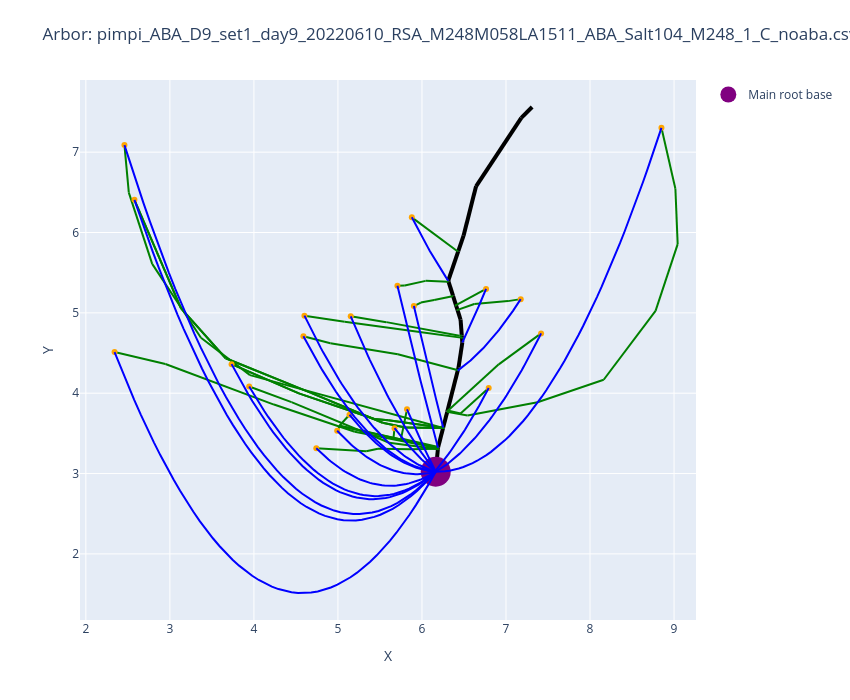

The notebook cell this image was saved under:
### Code cell
fname = "pimpi_ABA_D9_set1_day9_20220610_RSA_M248M058LA1511_ABA_Salt104_M248_1_C_noaba.csv"
plot_arbors(fname, 0.6, 0.106975)

### Figure 1 — Plotly figure (JSON) as saved in the notebook; plotly's stock layout.template omitted (floating-point values rounded to 4 significant figures)
{"data": [{"line": {"color": "black", "width": 4}, "mode": "lines", "showlegend": false, "type": "scatter", "x": [6.164, 6.189], "y": [3.023, 3.304]}, {"line": {"color": "black", "width": 4}, "mode": "lines", "showlegend": false, "type": "scatter", "x": [6.189, 6.19], "y": [3.304, 3.31]}, {"line": {"color": "black", "width": 4}, "mode": "lines", "showlegend": false, "type": "scatter", "x": [6.19, 6.191], "y": [3.31, 3.317]}, {"line": {"color": "black", "width": 4}, "mode": "lines", "showlegend": false, "type": "scatter", "x": [6.191, 6.191], "y": [3.317, 3.32]}, {"line": {"color": "black", "width": 4}, "mode": "lines", "showlegend": false, "type": "scatter", "x": [6.191, 6.193], "y": [3.32, 3.33]}, {"line": {"color": "black", "width": 4}, "mode": "lines", "showlegend": false, "type": "scatter", "x": [6.193, 6.251], "y": [3.33, 3.567]}, {"line": {"color": "black", "width": 4}, "mode": "lines", "showlegend": false, "type": "scatter", "x": [6.251, 6.252], "y": [3.567, 3.569]}, {"line": {"color": "black", "width": 4}, "mode": "lines", "showlegend": false, "type": "scatter", "x": [6.252, 6.3], "y": [3.569, 3.767]}, {"line": {"color": "black", "width": 4}, "mode": "lines", "showlegend": false, "type": "scatter", "x": [6.3, 6.301], "y": [3.767, 3.772]}, {"line": {"color": "black", "width": 4}, "mode": "lines", "showlegend": false, "type": "scatter", "x": [6.301, 6.305], "y": [3.772, 3.786]}, {"line": {"color": "black", "width": 4}, "mode": "lines", "showlegend": false, "type": "scatter", "x": [6.305, 6.427], "y": [3.786, 4.287]}, {"line": {"color": "black", "width": 4}, "mode": "lines", "showlegend": false, "type": "scatter", "x": [6.427, 6.436], "y": [4.287, 4.324]}, {"line": {"color": "black", "width": 4}, "mode": "lines", "showlegend": false, "type": "scatter", "x": [6.436, 6.48], "y": [4.324, 4.631]}, {"line": {"color": "black", "width": 4}, "mode": "lines", "showlegend": false, "type": "scatter", "x": [6.48, 6.476], "y": [4.631, 4.688]}, {"line": {"color": "black", "width": 4}, "mode": "lines", "showlegend": false, "type": "scatter", "x": [6.476, 6.474], "y": [4.688, 4.718]}, {"line": {"color": "black", "width": 4}, "mode": "lines", "showlegend": false, "type": "scatter", "x": [6.474, 6.46], "y": [4.718, 4.914]}, {"line": {"color": "black", "width": 4}, "mode": "lines", "showlegend": false, "type": "scatter", "x": [6.46, 6.423], "y": [4.914, 5.036]}, {"line": {"color": "black", "width": 4}, "mode": "lines", "showlegend": false, "type": "scatter", "x": [6.423, 6.406], "y": [5.036, 5.092]}, {"line": {"color": "black", "width": 4}, "mode": "lines", "showlegend": false, "type": "scatter", "x": [6.406, 6.37], "y": [5.092, 5.211]}, {"line": {"color": "black", "width": 4}, "mode": "lines", "showlegend": false, "type": "scatter", "x": [6.37, 6.316], "y": [5.211, 5.389]}, {"line": {"color": "black", "width": 4}, "mode": "lines", "showlegend": false, "type": "scatter", "x": [6.316, 6.313], "y": [5.389, 5.4]}, {"line": {"color": "black", "width": 4}, "mode": "lines", "showlegend": false, "type": "scatter", "x": [6.313, 6.432], "y": [5.4, 5.767]}, {"line": {"color": "black", "width": 4}, "mode": "lines", "showlegend": false, "type": "scatter", "x": [6.432, 6.495], "y": [5.767, 5.961]}, {"line": {"color": "black", "width": 4}, "mode": "lines", "showlegend": false, "type": "scatter", "x": [6.495, 6.644], "y": [5.961, 6.575]}, {"line": {"color": "black", "width": 4}, "mode": "lines", "showlegend": false, "type": "scatter", "x": [6.644, 7.182], "y": [6.575, 7.426]}, {"line": {"color": "black", "width": 4}, "mode": "lines", "showlegend": false, "type": "scatter", "x": [7.182, 7.311], "y": [7.426, 7.562]}, {"line": {"color": "green", "width": 2}, "mode": "lines", "showlegend": false, "type": "scatter", "x": [5.879, 6.414], "y": [6.189, 5.773]}, {"line": {"color": "green", "width": 2}, "mode": "lines", "showlegend": false, "type": "scatter", "x": [6.414, 6.432], "y": [5.773, 5.767]}, {"line": {"color": "green", "width": 2}, "mode": "lines", "showlegend": false, "type": "scatter", "x": [5.708, 5.795], "y": [5.338, 5.342]}, {"line": {"color": "green", "width": 2}, "mode": "lines", "showlegend": false, "type": "scatter", "x": [5.795, 6.044], "y": [5.342, 5.398]}, {"line": {"color": "green", "width": 2}, "mode": "lines", "showlegend": false, "type": "scatter", "x": [6.044, 6.312], "y": [5.398, 5.387]}, {"line": {"color": "green", "width": 2}, "mode": "lines", "showlegend": false, "type": "scatter", "x": [6.312, 6.316], "y": [5.387, 5.389]}, {"line": {"color": "green", "width": 2}, "mode": "lines", "showlegend": false, "type": "scatter", "x": [5.904, 5.987], "y": [5.084, 5.129]}, {"line": {"color": "green", "width": 2}, "mode": "lines", "showlegend": false, "type": "scatter", "x": [5.987, 6.145], "y": [5.129, 5.16]}, {"line": {"color": "green", "width": 2}, "mode": "lines", "showlegend": false, "type": "scatter", "x": [6.145, 6.348], "y": [5.16, 5.204]}, {"line": {"color": "green", "width": 2}, "mode": "lines", "showlegend": false, "type": "scatter", "x": [6.348, 6.37], "y": [5.204, 5.211]}, {"line": {"color": "green", "width": 2}, "mode": "lines", "showlegend": false, "type": "scatter", "x": [6.763, 6.395], "y": [5.298, 5.089]}, {"line": {"color": "green", "width": 2}, "mode": "lines", "showlegend": false, "type": "scatter", "x": [6.395, 6.406], "y": [5.089, 5.092]}, {"line": {"color": "green", "width": 2}, "mode": "lines", "showlegend": false, "type": "scatter", "x": [7.175, 7.023], "y": [5.171, 5.146]}, {"line": {"color": "green", "width": 2}, "mode": "lines", "showlegend": false, "type": "scatter", "x": [7.023, 6.623], "y": [5.146, 5.11]}, {"line": {"color": "green", "width": 2}, "mode": "lines", "showlegend": false, "type": "scatter", "x": [6.623, 6.416], "y": [5.11, 5.034]}, {"line": {"color": "green", "width": 2}, "mode": "lines", "showlegend": false, "type": "scatter", "x": [6.416, 6.423], "y": [5.034, 5.036]}, {"line": {"color": "green", "width": 2}, "mode": "lines", "showlegend": false, "type": "scatter", "x": [4.589, 4.91], "y": [4.71, 4.622]}, {"line": {"color": "green", "width": 2}, "mode": "lines", "showlegend": false, "type": "scatter", "x": [4.91, 5.713], "y": [4.622, 4.485]}, {"line": {"color": "green", "width": 2}, "mode": "lines", "showlegend": false, "type": "scatter", "x": [5.713, 6.431], "y": [4.485, 4.286]}, {"line": {"color": "green", "width": 2}, "mode": "lines", "showlegend": false, "type": "scatter", "x": [6.431, 6.427], "y": [4.286, 4.287]}, {"line": {"color": "green", "width": 2}, "mode": "lines", "showlegend": false, "type": "scatter", "x": [4.601, 5.08], "y": [4.965, 4.89]}, {"line": {"color": "green", "width": 2}, "mode": "lines", "showlegend": false, "type": "scatter", "x": [5.08, 5.974], "y": [4.89, 4.763]}, {"line": {"color": "green", "width": 2}, "mode": "lines", "showlegend": false, "type": "scatter", "x": [5.974, 6.484], "y": [4.763, 4.689]}, {"line": {"color": "green", "width": 2}, "mode": "lines", "showlegend": false, "type": "scatter", "x": [6.484, 6.476], "y": [4.689, 4.688]}, {"line": {"color": "green", "width": 2}, "mode": "lines", "showlegend": false, "type": "scatter", "x": [5.152, 5.576], "y": [4.957, 4.885]}, {"line": {"color": "green", "width": 2}, "mode": "lines", "showlegend": false, "type": "scatter", "x": [5.576, 6.446], "y": [4.885, 4.716]}, {"line": {"color": "green", "width": 2}, "mode": "lines", "showlegend": false, "type": "scatter", "x": [6.446, 6.474], "y": [4.716, 4.718]}, {"line": {"color": "green", "width": 2}, "mode": "lines", "showlegend": false, "type": "scatter", "x": [8.85, 9.016], "y": [7.303, 6.544]}, {"line": {"color": "green", "width": 2}, "mode": "lines", "showlegend": false, "type": "scatter", "x": [9.016, 9.043], "y": [6.544, 5.856]}, {"line": {"color": "green", "width": 2}, "mode": "lines", "showlegend": false, "type": "scatter", "x": [9.043, 8.78], "y": [5.856, 5.024]}, {"line": {"color": "green", "width": 2}, "mode": "lines", "showlegend": false, "type": "scatter", "x": [8.78, 8.163], "y": [5.024, 4.168]}, {"line": {"color": "green", "width": 2}, "mode": "lines", "showlegend": false, "type": "scatter", "x": [8.163, 7.376], "y": [4.168, 3.888]}, {"line": {"color": "green", "width": 2}, "mode": "lines", "showlegend": false, "type": "scatter", "x": [7.376, 6.543], "y": [3.888, 3.724]}, {"line": {"color": "green", "width": 2}, "mode": "lines", "showlegend": false, "type": "scatter", "x": [6.543, 6.298], "y": [3.724, 3.768]}, {"line": {"color": "green", "width": 2}, "mode": "lines", "showlegend": false, "type": "scatter", "x": [6.298, 6.3], "y": [3.768, 3.767]}, {"line": {"color": "green", "width": 2}, "mode": "lines", "showlegend": false, "type": "scatter", "x": [6.794, 6.459], "y": [4.064, 3.748]}, {"line": {"color": "green", "width": 2}, "mode": "lines", "showlegend": false, "type": "scatter", "x": [6.459, 6.305], "y": [3.748, 3.786]}, {"line": {"color": "green", "width": 2}, "mode": "lines", "showlegend": false, "type": "scatter", "x": [2.578, 3.131], "y": [6.407, 5.059]}, {"line": {"color": "green", "width": 2}, "mode": "lines", "showlegend": false, "type": "scatter", "x": [3.131, 3.664], "y": [5.059, 4.436]}, {"line": {"color": "green", "width": 2}, "mode": "lines", "showlegend": false, "type": "scatter", "x": [3.664, 4.68], "y": [4.436, 4.005]}, {"line": {"color": "green", "width": 2}, "mode": "lines", "showlegend": false, "type": "scatter", "x": [4.68, 5.532], "y": [4.005, 3.632]}, {"line": {"color": "green", "width": 2}, "mode": "lines", "showlegend": false, "type": "scatter", "x": [5.532, 5.8], "y": [3.632, 3.573]}, {"line": {"color": "green", "width": 2}, "mode": "lines", "showlegend": false, "type": "scatter", "x": [5.8, 6.264], "y": [3.573, 3.566]}, {"line": {"color": "green", "width": 2}, "mode": "lines", "showlegend": false, "type": "scatter", "x": [6.264, 5.6], "y": [3.566, 3.663]}, {"line": {"color": "green", "width": 2}, "mode": "lines", "showlegend": false, "type": "scatter", "x": [5.6, 5.433], "y": [3.663, 3.679]}, {"line": {"color": "green", "width": 2}, "mode": "lines", "showlegend": false, "type": "scatter", "x": [5.433, 4.535], "y": [3.679, 3.998]}, {"line": {"color": "green", "width": 2}, "mode": "lines", "showlegend": false, "type": "scatter", "x": [4.535, 3.734], "y": [3.998, 4.362]}, {"line": {"color": "green", "width": 2}, "mode": "lines", "showlegend": false, "type": "scatter", "x": [2.459, 2.511], "y": [7.088, 6.497]}, {"line": {"color": "green", "width": 2}, "mode": "lines", "showlegend": false, "type": "scatter", "x": [2.511, 2.789], "y": [6.497, 5.609]}, {"line": {"color": "green", "width": 2}, "mode": "lines", "showlegend": false, "type": "scatter", "x": [2.789, 3.37], "y": [5.609, 4.691]}, {"line": {"color": "green", "width": 2}, "mode": "lines", "showlegend": false, "type": "scatter", "x": [3.37, 3.954], "y": [4.691, 4.225]}, {"line": {"color": "green", "width": 2}, "mode": "lines", "showlegend": false, "type": "scatter", "x": [3.954, 6.253], "y": [4.225, 3.567]}, {"line": {"color": "green", "width": 2}, "mode": "lines", "showlegend": false, "type": "scatter", "x": [6.253, 6.251], "y": [3.567, 3.567]}, {"line": {"color": "green", "width": 2}, "mode": "lines", "showlegend": false, "type": "scatter", "x": [2.342, 2.947], "y": [4.513, 4.364]}, {"line": {"color": "green", "width": 2}, "mode": "lines", "showlegend": false, "type": "scatter", "x": [2.947, 4.238], "y": [4.364, 3.859]}, {"line": {"color": "green", "width": 2}, "mode": "lines", "showlegend": false, "type": "scatter", "x": [4.238, 5.2], "y": [3.859, 3.521]}, {"line": {"color": "green", "width": 2}, "mode": "lines", "showlegend": false, "type": "scatter", "x": [5.2, 6.197], "y": [3.521, 3.316]}, {"line": {"color": "green", "width": 2}, "mode": "lines", "showlegend": false, "type": "scatter", "x": [6.197, 6.191], "y": [3.316, 3.317]}, {"line": {"color": "green", "width": 2}, "mode": "lines", "showlegend": false, "type": "scatter", "x": [5.822, 5.752], "y": [3.8, 3.438]}, {"line": {"color": "green", "width": 2}, "mode": "lines", "showlegend": false, "type": "scatter", "x": [5.752, 6.193], "y": [3.438, 3.33]}, {"line": {"color": "green", "width": 2}, "mode": "lines", "showlegend": false, "type": "scatter", "x": [5.674, 5.661], "y": [3.565, 3.436]}, {"line": {"color": "green", "width": 2}, "mode": "lines", "showlegend": false, "type": "scatter", "x": [5.661, 6.191], "y": [3.436, 3.32]}, {"line": {"color": "green", "width": 2}, "mode": "lines", "showlegend": false, "type": "scatter", "x": [5.137, 5.015], "y": [3.732, 3.592]}, {"line": {"color": "green", "width": 2}, "mode": "lines", "showlegend": false, "type": "scatter", "x": [5.015, 6.191], "y": [3.592, 3.32]}, {"line": {"color": "green", "width": 2}, "mode": "lines", "showlegend": false, "type": "scatter", "x": [4.991, 5.025], "y": [3.532, 3.594]}, {"line": {"color": "green", "width": 2}, "mode": "lines", "showlegend": false, "type": "scatter", "x": [5.025, 6.191], "y": [3.594, 3.32]}, {"line": {"color": "green", "width": 2}, "mode": "lines", "showlegend": false, "type": "scatter", "x": [4.742, 5.337], "y": [3.315, 3.279]}, {"line": {"color": "green", "width": 2}, "mode": "lines", "showlegend": false, "type": "scatter", "x": [5.337, 5.476], "y": [3.279, 3.309]}, {"line": {"color": "green", "width": 2}, "mode": "lines", "showlegend": false, "type": "scatter", "x": [5.476, 5.87], "y": [3.309, 3.303]}, {"line": {"color": "green", "width": 2}, "mode": "lines", "showlegend": false, "type": "scatter", "x": [5.87, 6.199], "y": [3.303, 3.309]}, {"line": {"color": "green", "width": 2}, "mode": "lines", "showlegend": false, "type": "scatter", "x": [6.199, 6.19], "y": [3.309, 3.31]}, {"line": {"color": "green", "width": 2}, "mode": "lines", "showlegend": false, "type": "scatter", "x": [3.944, 4.447], "y": [4.084, 3.889]}, {"line": {"color": "green", "width": 2}, "mode": "lines", "showlegend": false, "type": "scatter", "x": [4.447, 5.61], "y": [3.889, 3.383]}, {"line": {"color": "green", "width": 2}, "mode": "lines", "showlegend": false, "type": "scatter", "x": [5.61, 6.196], "y": [3.383, 3.303]}, {"line": {"color": "green", "width": 2}, "mode": "lines", "showlegend": false, "type": "scatter", "x": [6.196, 6.189], "y": [3.303, 3.304]}, {"line": {"color": "green", "width": 2}, "mode": "lines", "showlegend": false, "type": "scatter", "x": [3.734, 4.535], "y": [4.362, 3.998]}, {"line": {"color": "green", "width": 2}, "mode": "lines", "showlegend": false, "type": "scatter", "x": [4.535, 5.433], "y": [3.998, 3.679]}, {"line": {"color": "green", "width": 2}, "mode": "lines", "showlegend": false, "type": "scatter", "x": [5.433, 5.6], "y": [3.679, 3.663]}, {"line": {"color": "green", "width": 2}, "mode": "lines", "showlegend": false, "type": "scatter", "x": [5.6, 6.264], "y": [3.663, 3.566]}, {"line": {"color": "green", "width": 2}, "mode": "lines", "showlegend": false, "type": "scatter", "x": [6.264, 5.8], "y": [3.566, 3.573]}, {"line": {"color": "green", "width": 2}, "mode": "lines", "showlegend": false, "type": "scatter", "x": [5.8, 5.532], "y": [3.573, 3.632]}, {"line": {"color": "green", "width": 2}, "mode": "lines", "showlegend": false, "type": "scatter", "x": [5.532, 4.68], "y": [3.632, 4.005]}, {"line": {"color": "green", "width": 2}, "mode": "lines", "showlegend": false, "type": "scatter", "x": [4.68, 3.664], "y": [4.005, 4.436]}, {"line": {"color": "green", "width": 2}, "mode": "lines", "showlegend": false, "type": "scatter", "x": [3.664, 3.131], "y": [4.436, 5.059]}, {"line": {"color": "green", "width": 2}, "mode": "lines", "showlegend": false, "type": "scatter", "x": [3.131, 2.578], "y": [5.059, 6.407]}, {"line": {"color": "green", "width": 2}, "mode": "lines", "showlegend": false, "type": "scatter", "x": [7.418, 6.914], "y": [4.744, 4.36]}, {"line": {"color": "green", "width": 2}, "mode": "lines", "showlegend": false, "type": "scatter", "x": [6.914, 6.298], "y": [4.36, 3.773]}, {"line": {"color": "green", "width": 2}, "mode": "lines", "showlegend": false, "type": "scatter", "x": [6.298, 6.301], "y": [3.773, 3.772]}, {"marker": {"color": "orange"}, "mode": "markers", "showlegend": false, "type": "scatter", "x": [5.879], "y": [6.189]}, {"marker": {"color": "orange"}, "mode": "markers", "showlegend": false, "type": "scatter", "x": [5.708], "y": [5.338]}, {"marker": {"color": "orange"}, "mode": "markers", "showlegend": false, "type": "scatter", "x": [5.904], "y": [5.084]}, {"marker": {"color": "orange"}, "mode": "markers", "showlegend": false, "type": "scatter", "x": [6.763], "y": [5.298]}, {"marker": {"color": "orange"}, "mode": "markers", "showlegend": false, "type": "scatter", "x": [7.175], "y": [5.171]}, {"marker": {"color": "orange"}, "mode": "markers", "showlegend": false, "type": "scatter", "x": [4.589], "y": [4.71]}, {"marker": {"color": "orange"}, "mode": "markers", "showlegend": false, "type": "scatter", "x": [4.601], "y": [4.965]}, {"marker": {"color": "orange"}, "mode": "markers", "showlegend": false, "type": "scatter", "x": [5.152], "y": [4.957]}, {"marker": {"color": "orange"}, "mode": "markers", "showlegend": false, "type": "scatter", "x": [8.85], "y": [7.303]}, {"marker": {"color": "orange"}, "mode": "markers", "showlegend": false, "type": "scatter", "x": [6.794], "y": [4.064]}, {"marker": {"color": "orange"}, "mode": "markers", "showlegend": false, "type": "scatter", "x": [2.578], "y": [6.407]}, {"marker": {"color": "orange"}, "mode": "markers", "showlegend": false, "type": "scatter", "x": [2.459], "y": [7.088]}, {"marker": {"color": "orange"}, "mode": "markers", "showlegend": false, "type": "scatter", "x": [2.342], "y": [4.513]}, {"marker": {"color": "orange"}, "mode": "markers", "showlegend": false, "type": "scatter", "x": [5.822], "y": [3.8]}, {"marker": {"color": "orange"}, "mode": "markers", "showlegend": false, "type": "scatter", "x": [5.674], "y": [3.565]}, {"marker": {"color": "orange"}, "mode": "markers", "showlegend": false, "type": "scatter", "x": [5.137], "y": [3.732]}, {"marker": {"color": "orange"}, "mode": "markers", "showlegend": false, "type": "scatter", "x": [4.991], "y": [3.532]}, {"marker": {"color": "orange"}, "mode": "markers", "showlegend": false, "type": "scatter", "x": [4.742], "y": [3.315]}, {"marker": {"color": "orange"}, "mode": "markers", "showlegend": false, "type": "scatter", "x": [3.944], "y": [4.084]}, {"marker": {"color": "orange"}, "mode": "markers", "showlegend": false, "type": "scatter", "x": [3.734], "y": [4.362]}, {"marker": {"color": "orange"}, "mode": "markers", "showlegend": false, "type": "scatter", "x": [7.418], "y": [4.744]}, {"marker": {"color": "purple", "size": 30}, "mode": "markers", "name": "Main root base", "type": "scatter", "x": [6.164], "y": [3.023]}, {"line": {"color": "blue"}, "mode": "lines", "showlegend": false, "type": "scatter", "x": [5.879, 5.888, 5.897, 5.906, 5.915, 5.923, 5.932, 5.941, 5.95, 5.959, 5.968, 5.977, 5.985, 5.994, 6.003, 6.012, 6.021, 6.03, 6.039, 6.047, 6.056, 6.065, 6.074, 6.083, 6.092, 6.1, 6.109, 6.118, 6.127, 6.136, 6.145, 6.154, 6.162, 6.171, 6.18, 6.189, 6.198, 6.207, 6.216, 6.224, 6.233, 6.242, 6.251, 6.26, 6.269, 6.278, 6.286, 6.295, 6.304, 6.313], "y": [6.189, 6.171, 6.152, 6.134, 6.116, 6.098, 6.08, 6.062, 6.045, 6.027, 6.01, 5.992, 5.975, 5.958, 5.941, 5.923, 5.907, 5.89, 5.873, 5.856, 5.84, 5.823, 5.807, 5.79, 5.774, 5.758, 5.742, 5.726, 5.71, 5.695, 5.679, 5.664, 5.648, 5.633, 5.617, 5.602, 5.587, 5.572, 5.557, 5.543, 5.528, 5.513, 5.499, 5.484, 5.47, 5.456, 5.442, 5.428, 5.414, 5.4]}, {"line": {"color": "blue"}, "mode": "lines", "showlegend": false, "type": "scatter", "x": [5.708, 5.718, 5.728, 5.738, 5.747, 5.757, 5.767, 5.777, 5.787, 5.797, 5.807, 5.816, 5.826, 5.836, 5.846, 5.856, 5.866, 5.876, 5.885, 5.895, 5.905, 5.915, 5.925, 5.935, 5.944, 5.954, 5.964, 5.974, 5.984, 5.994, 6.004, 6.013, 6.023, 6.033, 6.043, 6.053, 6.063, 6.073, 6.082, 6.092, 6.102, 6.112, 6.122, 6.132, 6.142, 6.151, 6.161, 6.171, 6.181, 6.191], "y": [5.338, 5.294, 5.25, 5.206, 5.163, 5.119, 5.076, 5.032, 4.989, 4.946, 4.903, 4.861, 4.818, 4.775, 4.733, 4.69, 4.648, 4.606, 4.564, 4.522, 4.48, 4.439, 4.397, 4.356, 4.315, 4.273, 4.232, 4.191, 4.151, 4.11, 4.069, 4.029, 3.988, 3.948, 3.908, 3.868, 3.828, 3.788, 3.749, 3.709, 3.67, 3.63, 3.591, 3.552, 3.513, 3.474, 3.435, 3.397, 3.358, 3.32]}, {"line": {"color": "blue"}, "mode": "lines", "showlegend": false, "type": "scatter", "x": [5.904, 5.911, 5.918, 5.925, 5.932, 5.939, 5.946, 5.953, 5.961, 5.968, 5.975, 5.982, 5.989, 5.996, 6.003, 6.01, 6.017, 6.025, 6.032, 6.039, 6.046, 6.053, 6.06, 6.067, 6.074, 6.082, 6.089, 6.096, 6.103, 6.11, 6.117, 6.124, 6.131, 6.139, 6.146, 6.153, 6.16, 6.167, 6.174, 6.181, 6.188, 6.196, 6.203, 6.21, 6.217, 6.224, 6.231, 6.238, 6.245, 6.253], "y": [5.084, 5.052, 5.02, 4.987, 4.955, 4.923, 4.891, 4.859, 4.827, 4.796, 4.764, 4.732, 4.701, 4.669, 4.637, 4.606, 4.575, 4.543, 4.512, 4.481, 4.45, 4.419, 4.388, 4.357, 4.326, 4.295, 4.264, 4.233, 4.203, 4.172, 4.142, 4.111, 4.081, 4.05, 4.02, 3.99, 3.96, 3.929, 3.899, 3.869, 3.84, 3.81, 3.78, 3.75, 3.72, 3.691, 3.661, 3.632, 3.602, 3.573]}, {"line": {"color": "blue"}, "mode": "lines", "showlegend": false, "type": "scatter", "x": [6.48, 6.486, 6.492, 6.498, 6.503, 6.509, 6.515, 6.521, 6.526, 6.532, 6.538, 6.544, 6.55, 6.555, 6.561, 6.567, 6.573, 6.578, 6.584, 6.59, 6.596, 6.601, 6.607, 6.613, 6.619, 6.625, 6.63, 6.636, 6.642, 6.648, 6.653, 6.659, 6.665, 6.671, 6.676, 6.682, 6.688, 6.694, 6.7, 6.705, 6.711, 6.717, 6.723, 6.728, 6.734, 6.74, 6.746, 6.751, 6.757, 6.763], "y": [4.631, 4.644, 4.656, 4.669, 4.682, 4.695, 4.707, 4.72, 4.733, 4.746, 4.759, 4.772, 4.785, 4.799, 4.812, 4.825, 4.838, 4.852, 4.865, 4.878, 4.892, 4.905, 4.919, 4.932, 4.946, 4.959, 4.973, 4.987, 5.0, 5.014, 5.028, 5.042, 5.056, 5.07, 5.084, 5.098, 5.112, 5.126, 5.14, 5.154, 5.168, 5.183, 5.197, 5.211, 5.226, 5.24, 5.255, 5.269, 5.284, 5.298]}, {"line": {"color": "blue"}, "mode": "lines", "showlegend": false, "type": "scatter", "x": [6.425, 6.441, 6.456, 6.471, 6.487, 6.502, 6.517, 6.532, 6.548, 6.563, 6.578, 6.594, 6.609, 6.624, 6.64, 6.655, 6.67, 6.686, 6.701, 6.716, 6.731, 6.747, 6.762, 6.777, 6.793, 6.808, 6.823, 6.839, 6.854, 6.869, 6.884, 6.9, 6.915, 6.93, 6.946, 6.961, 6.976, 6.992, 7.007, 7.022, 7.037, 7.053, 7.068, 7.083, 7.099, 7.114, 7.129, 7.145, 7.16, 7.175], "y": [4.281, 4.292, 4.304, 4.316, 4.328, 4.341, 4.354, 4.367, 4.38, 4.394, 4.408, 4.422, 4.436, 4.451, 4.466, 4.482, 4.497, 4.513, 4.529, 4.546, 4.563, 4.58, 4.597, 4.615, 4.632, 4.651, 4.669, 4.688, 4.707, 4.726, 4.746, 4.766, 4.786, 4.806, 4.827, 4.848, 4.869, 4.891, 4.912, 4.934, 4.957, 4.979, 5.002, 5.026, 5.049, 5.073, 5.097, 5.121, 5.146, 5.171]}, {"line": {"color": "blue"}, "mode": "lines", "showlegend": false, "type": "scatter", "x": [4.589, 4.621, 4.653, 4.685, 4.718, 4.75, 4.782, 4.814, 4.846, 4.878, 4.91, 4.943, 4.975, 5.007, 5.039, 5.071, 5.103, 5.135, 5.168, 5.2, 5.232, 5.264, 5.296, 5.328, 5.36, 5.392, 5.425, 5.457, 5.489, 5.521, 5.553, 5.585, 5.617, 5.65, 5.682, 5.714, 5.746, 5.778, 5.81, 5.842, 5.875, 5.907, 5.939, 5.971, 6.003, 6.035, 6.067, 6.099, 6.132, 6.164], "y": [4.71, 4.646, 4.583, 4.521, 4.461, 4.402, 4.344, 4.287, 4.231, 4.177, 4.124, 4.072, 4.022, 3.972, 3.924, 3.877, 3.832, 3.787, 3.744, 3.703, 3.662, 3.622, 3.584, 3.547, 3.512, 3.477, 3.444, 3.412, 3.381, 3.352, 3.324, 3.297, 3.271, 3.246, 3.223, 3.201, 3.18, 3.161, 3.142, 3.125, 3.109, 3.095, 3.081, 3.069, 3.058, 3.049, 3.04, 3.033, 3.027, 3.023]}, {"line": {"color": "blue"}, "mode": "lines", "showlegend": false, "type": "scatter", "x": [4.601, 4.633, 4.665, 4.697, 4.729, 4.761, 4.793, 4.824, 4.856, 4.888, 4.92, 4.952, 4.984, 5.016, 5.048, 5.08, 5.111, 5.143, 5.175, 5.207, 5.239, 5.271, 5.303, 5.335, 5.367, 5.398, 5.43, 5.462, 5.494, 5.526, 5.558, 5.59, 5.622, 5.654, 5.685, 5.717, 5.749, 5.781, 5.813, 5.845, 5.877, 5.909, 5.941, 5.972, 6.004, 6.036, 6.068, 6.1, 6.132, 6.164], "y": [4.965, 4.896, 4.829, 4.762, 4.697, 4.633, 4.57, 4.508, 4.448, 4.389, 4.331, 4.274, 4.219, 4.164, 4.111, 4.059, 4.009, 3.959, 3.911, 3.864, 3.818, 3.774, 3.731, 3.689, 3.648, 3.608, 3.57, 3.532, 3.496, 3.462, 3.428, 3.396, 3.365, 3.335, 3.306, 3.279, 3.252, 3.227, 3.204, 3.181, 3.16, 3.14, 3.121, 3.103, 3.087, 3.071, 3.057, 3.045, 3.033, 3.023]}, {"line": {"color": "blue"}, "mode": "lines", "showlegend": false, "type": "scatter", "x": [5.152, 5.173, 5.194, 5.214, 5.235, 5.255, 5.276, 5.297, 5.317, 5.338, 5.359, 5.379, 5.4, 5.421, 5.441, 5.462, 5.483, 5.503, 5.524, 5.544, 5.565, 5.586, 5.606, 5.627, 5.648, 5.668, 5.689, 5.71, 5.73, 5.751, 5.772, 5.792, 5.813, 5.833, 5.854, 5.875, 5.895, 5.916, 5.937, 5.957, 5.978, 5.999, 6.019, 6.04, 6.061, 6.081, 6.102, 6.122, 6.143, 6.164], "y": [4.957, 4.905, 4.854, 4.803, 4.753, 4.703, 4.654, 4.605, 4.557, 4.509, 4.462, 4.416, 4.369, 4.324, 4.279, 4.234, 4.19, 4.147, 4.103, 4.061, 4.019, 3.977, 3.936, 3.896, 3.856, 3.816, 3.778, 3.739, 3.701, 3.664, 3.627, 3.59, 3.555, 3.519, 3.484, 3.45, 3.416, 3.383, 3.35, 3.318, 3.286, 3.254, 3.224, 3.193, 3.164, 3.134, 3.106, 3.078, 3.05, 3.023]}, {"line": {"color": "blue"}, "mode": "lines", "showlegend": false, "type": "scatter", "x": [6.164, 6.219, 6.273, 6.328, 6.383, 6.438, 6.493, 6.547, 6.602, 6.657, 6.712, 6.767, 6.822, 6.876, 6.931, 6.986, 7.041, 7.096, 7.151, 7.205, 7.26, 7.315, 7.37, 7.425, 7.479, 7.534, 7.589, 7.644, 7.699, 7.754, 7.808, 7.863, 7.918, 7.973, 8.028, 8.083, 8.137, 8.192, 8.247, 8.302, 8.357, 8.411, 8.466, 8.521, 8.576, 8.631, 8.686, 8.74, 8.795, 8.85], "y": [3.023, 3.023, 3.028, 3.036, 3.047, 3.063, 3.081, 3.104, 3.13, 3.16, 3.193, 3.23, 3.27, 3.314, 3.362, 3.413, 3.468, 3.527, 3.589, 3.654, 3.724, 3.797, 3.873, 3.953, 4.037, 4.124, 4.215, 4.31, 4.408, 4.51, 4.615, 4.724, 4.837, 4.953, 5.073, 5.196, 5.323, 5.454, 5.588, 5.726, 5.868, 6.013, 6.161, 6.314, 6.469, 6.629, 6.792, 6.959, 7.129, 7.303]}, {"line": {"color": "blue"}, "mode": "lines", "showlegend": false, "type": "scatter", "x": [6.165, 6.178, 6.191, 6.204, 6.217, 6.23, 6.242, 6.255, 6.268, 6.281, 6.294, 6.307, 6.319, 6.332, 6.345, 6.358, 6.371, 6.384, 6.396, 6.409, 6.422, 6.435, 6.448, 6.461, 6.473, 6.486, 6.499, 6.512, 6.525, 6.537, 6.55, 6.563, 6.576, 6.589, 6.602, 6.614, 6.627, 6.64, 6.653, 6.666, 6.679, 6.691, 6.704, 6.717, 6.73, 6.743, 6.756, 6.768, 6.781, 6.794], "y": [3.041, 3.057, 3.073, 3.09, 3.106, 3.123, 3.14, 3.158, 3.175, 3.193, 3.211, 3.229, 3.247, 3.266, 3.285, 3.304, 3.323, 3.342, 3.361, 3.381, 3.401, 3.421, 3.441, 3.462, 3.483, 3.503, 3.525, 3.546, 3.567, 3.589, 3.611, 3.633, 3.655, 3.678, 3.7, 3.723, 3.746, 3.769, 3.793, 3.817, 3.84, 3.864, 3.889, 3.913, 3.938, 3.963, 3.988, 4.013, 4.038, 4.064]}, {"line": {"color": "blue"}, "mode": "lines", "showlegend": false, "type": "scatter", "x": [2.578, 2.651, 2.724, 2.798, 2.871, 2.944, 3.017, 3.09, 3.164, 3.237, 3.31, 3.383, 3.456, 3.529, 3.603, 3.676, 3.749, 3.822, 3.895, 3.968, 4.042, 4.115, 4.188, 4.261, 4.334, 4.408, 4.481, 4.554, 4.627, 4.7, 4.773, 4.847, 4.92, 4.993, 5.066, 5.139, 5.212, 5.286, 5.359, 5.432, 5.505, 5.578, 5.652, 5.725, 5.798, 5.871, 5.944, 6.017, 6.091, 6.164], "y": [6.407, 6.184, 5.967, 5.757, 5.553, 5.355, 5.164, 4.979, 4.801, 4.629, 4.463, 4.304, 4.152, 4.006, 3.866, 3.733, 3.606, 3.485, 3.371, 3.263, 3.162, 3.067, 2.979, 2.897, 2.822, 2.753, 2.69, 2.634, 2.584, 2.541, 2.504, 2.473, 2.449, 2.431, 2.42, 2.415, 2.417, 2.425, 2.439, 2.46, 2.488, 2.521, 2.562, 2.608, 2.661, 2.721, 2.786, 2.859, 2.937, 3.023]}, {"line": {"color": "blue"}, "mode": "lines", "showlegend": false, "type": "scatter", "x": [2.459, 2.535, 2.61, 2.686, 2.762, 2.837, 2.913, 2.988, 3.064, 3.14, 3.215, 3.291, 3.366, 3.442, 3.518, 3.593, 3.669, 3.744, 3.82, 3.896, 3.971, 4.047, 4.122, 4.198, 4.274, 4.349, 4.425, 4.5, 4.576, 4.652, 4.727, 4.803, 4.879, 4.954, 5.03, 5.105, 5.181, 5.257, 5.332, 5.408, 5.483, 5.559, 5.635, 5.71, 5.786, 5.861, 5.937, 6.013, 6.088, 6.164], "y": [7.088, 6.84, 6.599, 6.366, 6.139, 5.918, 5.705, 5.499, 5.299, 5.107, 4.921, 4.742, 4.57, 4.404, 4.246, 4.094, 3.95, 3.812, 3.681, 3.557, 3.439, 3.329, 3.226, 3.129, 3.039, 2.956, 2.88, 2.811, 2.748, 2.693, 2.644, 2.602, 2.567, 2.539, 2.518, 2.504, 2.496, 2.496, 2.502, 2.515, 2.535, 2.561, 2.595, 2.636, 2.683, 2.737, 2.798, 2.866, 2.941, 3.023]}, {"line": {"color": "blue"}, "mode": "lines", "showlegend": false, "type": "scatter", "x": [2.342, 2.42, 2.498, 2.576, 2.654, 2.732, 2.81, 2.888, 2.966, 3.044, 3.122, 3.2, 3.278, 3.356, 3.434, 3.512, 3.59, 3.668, 3.746, 3.824, 3.902, 3.98, 4.058, 4.136, 4.214, 4.292, 4.37, 4.448, 4.526, 4.604, 4.682, 4.76, 4.838, 4.916, 4.994, 5.072, 5.15, 5.228, 5.306, 5.384, 5.462, 5.54, 5.618, 5.696, 5.774, 5.852, 5.93, 6.008, 6.086, 6.164], "y": [4.513, 4.307, 4.109, 3.918, 3.734, 3.557, 3.388, 3.226, 3.072, 2.925, 2.785, 2.652, 2.527, 2.409, 2.298, 2.195, 2.098, 2.01, 1.928, 1.854, 1.787, 1.727, 1.675, 1.63, 1.592, 1.562, 1.539, 1.523, 1.515, 1.513, 1.519, 1.533, 1.554, 1.582, 1.617, 1.659, 1.709, 1.767, 1.831, 1.903, 1.982, 2.068, 2.162, 2.263, 2.371, 2.487, 2.61, 2.74, 2.878, 3.023]}, {"line": {"color": "blue"}, "mode": "lines", "showlegend": false, "type": "scatter", "x": [5.822, 5.829, 5.836, 5.843, 5.85, 5.857, 5.864, 5.871, 5.878, 5.885, 5.892, 5.899, 5.906, 5.913, 5.92, 5.927, 5.934, 5.941, 5.948, 5.955, 5.962, 5.968, 5.975, 5.982, 5.989, 5.996, 6.003, 6.01, 6.017, 6.024, 6.031, 6.038, 6.045, 6.052, 6.059, 6.066, 6.073, 6.08, 6.087, 6.094, 6.101, 6.108, 6.115, 6.122, 6.129, 6.136, 6.143, 6.15, 6.157, 6.164], "y": [3.8, 3.783, 3.765, 3.748, 3.731, 3.714, 3.697, 3.68, 3.663, 3.647, 3.63, 3.613, 3.597, 3.58, 3.563, 3.547, 3.531, 3.514, 3.498, 3.482, 3.466, 3.45, 3.434, 3.418, 3.402, 3.386, 3.37, 3.354, 3.339, 3.323, 3.307, 3.292, 3.276, 3.261, 3.246, 3.23, 3.215, 3.2, 3.185, 3.17, 3.155, 3.14, 3.125, 3.11, 3.095, 3.081, 3.066, 3.052, 3.037, 3.023]}, {"line": {"color": "blue"}, "mode": "lines", "showlegend": false, "type": "scatter", "x": [5.674, 5.684, 5.694, 5.704, 5.714, 5.724, 5.734, 5.744, 5.754, 5.764, 5.774, 5.784, 5.794, 5.804, 5.814, 5.824, 5.834, 5.844, 5.854, 5.864, 5.874, 5.884, 5.894, 5.904, 5.914, 5.924, 5.934, 5.944, 5.954, 5.964, 5.974, 5.984, 5.994, 6.004, 6.014, 6.024, 6.034, 6.044, 6.054, 6.064, 6.074, 6.084, 6.094, 6.104, 6.114, 6.124, 6.134, 6.144, 6.154, 6.164], "y": [3.565, 3.551, 3.538, 3.524, 3.51, 3.497, 3.483, 3.47, 3.457, 3.444, 3.431, 3.418, 3.406, 3.393, 3.381, 3.369, 3.356, 3.344, 3.332, 3.321, 3.309, 3.297, 3.286, 3.275, 3.263, 3.252, 3.241, 3.231, 3.22, 3.209, 3.199, 3.188, 3.178, 3.168, 3.158, 3.148, 3.138, 3.129, 3.119, 3.11, 3.101, 3.092, 3.082, 3.074, 3.065, 3.056, 3.048, 3.039, 3.031, 3.023]}, {"line": {"color": "blue"}, "mode": "lines", "showlegend": false, "type": "scatter", "x": [5.137, 5.158, 5.179, 5.2, 5.221, 5.242, 5.263, 5.284, 5.305, 5.326, 5.347, 5.368, 5.389, 5.41, 5.431, 5.452, 5.473, 5.493, 5.514, 5.535, 5.556, 5.577, 5.598, 5.619, 5.64, 5.661, 5.682, 5.703, 5.724, 5.745, 5.766, 5.787, 5.808, 5.829, 5.85, 5.871, 5.891, 5.912, 5.933, 5.954, 5.975, 5.996, 6.017, 6.038, 6.059, 6.08, 6.101, 6.122, 6.143, 6.164], "y": [3.732, 3.704, 3.678, 3.652, 3.626, 3.601, 3.577, 3.553, 3.529, 3.507, 3.484, 3.462, 3.441, 3.42, 3.4, 3.38, 3.361, 3.342, 3.324, 3.307, 3.29, 3.273, 3.257, 3.241, 3.226, 3.212, 3.198, 3.185, 3.172, 3.159, 3.147, 3.136, 3.125, 3.115, 3.105, 3.096, 3.088, 3.079, 3.072, 3.065, 3.058, 3.052, 3.046, 3.042, 3.037, 3.033, 3.03, 3.027, 3.024, 3.023]}, {"line": {"color": "blue"}, "mode": "lines", "showlegend": false, "type": "scatter", "x": [4.991, 5.015, 5.039, 5.063, 5.087, 5.111, 5.135, 5.158, 5.182, 5.206, 5.23, 5.254, 5.278, 5.302, 5.326, 5.35, 5.374, 5.398, 5.422, 5.446, 5.47, 5.494, 5.517, 5.541, 5.565, 5.589, 5.613, 5.637, 5.661, 5.685, 5.709, 5.733, 5.757, 5.781, 5.805, 5.829, 5.853, 5.877, 5.9, 5.924, 5.948, 5.972, 5.996, 6.02, 6.044, 6.068, 6.092, 6.116, 6.14, 6.164], "y": [3.532, 3.505, 3.479, 3.453, 3.429, 3.404, 3.381, 3.358, 3.336, 3.315, 3.294, 3.274, 3.255, 3.236, 3.218, 3.201, 3.184, 3.168, 3.153, 3.139, 3.125, 3.112, 3.099, 3.087, 3.076, 3.066, 3.056, 3.047, 3.039, 3.031, 3.024, 3.018, 3.012, 3.007, 3.003, 3.0, 2.997, 2.995, 2.993, 2.993, 2.992, 2.993, 2.994, 2.996, 2.999, 3.002, 3.006, 3.011, 3.016, 3.023]}, {"line": {"color": "blue"}, "mode": "lines", "showlegend": false, "type": "scatter", "x": [4.742, 4.771, 4.8, 4.829, 4.858, 4.887, 4.916, 4.945, 4.974, 5.003, 5.032, 5.061, 5.09, 5.119, 5.148, 5.177, 5.206, 5.235, 5.264, 5.293, 5.322, 5.352, 5.381, 5.41, 5.439, 5.468, 5.497, 5.526, 5.555, 5.584, 5.613, 5.642, 5.671, 5.7, 5.729, 5.758, 5.787, 5.816, 5.845, 5.874, 5.903, 5.932, 5.961, 5.99, 6.019, 6.048, 6.077, 6.106, 6.135, 6.164], "y": [3.315, 3.285, 3.256, 3.228, 3.201, 3.174, 3.149, 3.125, 3.102, 3.08, 3.059, 3.039, 3.019, 3.001, 2.984, 2.968, 2.953, 2.939, 2.926, 2.914, 2.903, 2.893, 2.884, 2.876, 2.869, 2.863, 2.858, 2.854, 2.851, 2.849, 2.848, 2.848, 2.849, 2.852, 2.855, 2.859, 2.864, 2.87, 2.877, 2.885, 2.895, 2.905, 2.916, 2.928, 2.941, 2.956, 2.971, 2.987, 3.004, 3.023]}, {"line": {"color": "blue"}, "mode": "lines", "showlegend": false, "type": "scatter", "x": [3.944, 3.989, 4.034, 4.08, 4.125, 4.17, 4.216, 4.261, 4.306, 4.352, 4.397, 4.442, 4.487, 4.533, 4.578, 4.623, 4.669, 4.714, 4.759, 4.805, 4.85, 4.895, 4.941, 4.986, 5.031, 5.076, 5.122, 5.167, 5.212, 5.258, 5.303, 5.348, 5.394, 5.439, 5.484, 5.529, 5.575, 5.62, 5.665, 5.711, 5.756, 5.801, 5.847, 5.892, 5.937, 5.983, 6.028, 6.073, 6.118, 6.164], "y": [4.084, 4.003, 3.925, 3.849, 3.775, 3.704, 3.636, 3.57, 3.507, 3.445, 3.387, 3.331, 3.277, 3.226, 3.177, 3.131, 3.087, 3.046, 3.007, 2.97, 2.936, 2.905, 2.876, 2.849, 2.825, 2.803, 2.784, 2.768, 2.753, 2.741, 2.732, 2.725, 2.721, 2.719, 2.719, 2.722, 2.728, 2.736, 2.746, 2.759, 2.774, 2.792, 2.812, 2.835, 2.86, 2.888, 2.918, 2.95, 2.985, 3.023]}, {"line": {"color": "blue"}, "mode": "lines", "showlegend": false, "type": "scatter", "x": [3.734, 3.784, 3.834, 3.883, 3.933, 3.982, 4.032, 4.081, 4.131, 4.181, 4.23, 4.28, 4.329, 4.379, 4.429, 4.478, 4.528, 4.577, 4.627, 4.676, 4.726, 4.776, 4.825, 4.875, 4.924, 4.974, 5.023, 5.073, 5.123, 5.172, 5.222, 5.271, 5.321, 5.37, 5.42, 5.47, 5.519, 5.569, 5.618, 5.668, 5.718, 5.767, 5.817, 5.866, 5.916, 5.965, 6.015, 6.065, 6.114, 6.164], "y": [4.362, 4.264, 4.169, 4.076, 3.987, 3.901, 3.817, 3.737, 3.659, 3.585, 3.513, 3.445, 3.379, 3.316, 3.257, 3.2, 3.146, 3.095, 3.047, 3.002, 2.96, 2.921, 2.885, 2.851, 2.821, 2.794, 2.769, 2.748, 2.729, 2.714, 2.701, 2.692, 2.685, 2.681, 2.68, 2.683, 2.688, 2.696, 2.707, 2.721, 2.738, 2.758, 2.78, 2.806, 2.835, 2.866, 2.901, 2.939, 2.979, 3.023]}, {"line": {"color": "blue"}, "mode": "lines", "showlegend": false, "type": "scatter", "x": [6.164, 6.189, 6.215, 6.241, 6.266, 6.292, 6.317, 6.343, 6.368, 6.394, 6.42, 6.445, 6.471, 6.496, 6.522, 6.548, 6.573, 6.599, 6.624, 6.65, 6.676, 6.701, 6.727, 6.752, 6.778, 6.803, 6.829, 6.855, 6.88, 6.906, 6.931, 6.957, 6.983, 7.008, 7.034, 7.059, 7.085, 7.111, 7.136, 7.162, 7.187, 7.213, 7.239, 7.264, 7.29, 7.315, 7.341, 7.366, 7.392, 7.418], "y": [3.023, 3.039, 3.056, 3.074, 3.092, 3.112, 3.132, 3.153, 3.175, 3.197, 3.221, 3.245, 3.27, 3.295, 3.322, 3.349, 3.377, 3.406, 3.436, 3.466, 3.497, 3.529, 3.562, 3.596, 3.63, 3.665, 3.701, 3.738, 3.775, 3.814, 3.853, 3.893, 3.933, 3.975, 4.017, 4.06, 4.104, 4.148, 4.194, 4.24, 4.287, 4.334, 4.383, 4.432, 4.482, 4.533, 4.585, 4.637, 4.69, 4.744]}], "layout": {"annotations": [{"font": {"size": 14}, "showarrow": false, "text": "", "x": 0.5, "xref": "paper", "y": -0.1, "yref": "paper"}], "height": 700, "margin": {"b": 80, "t": 80}, "title": {"text": "Arbor: pimpi_ABA_D9_set1_day9_20220610_RSA_M248M058LA1511_ABA_Salt104_M248_1_C_noaba.csv   |   G=0.6, alpha=0.106975"}, "width": 850, "xaxis": {"title": {"text": "X"}}, "yaxis": {"title": {"text": "Y"}}}}
